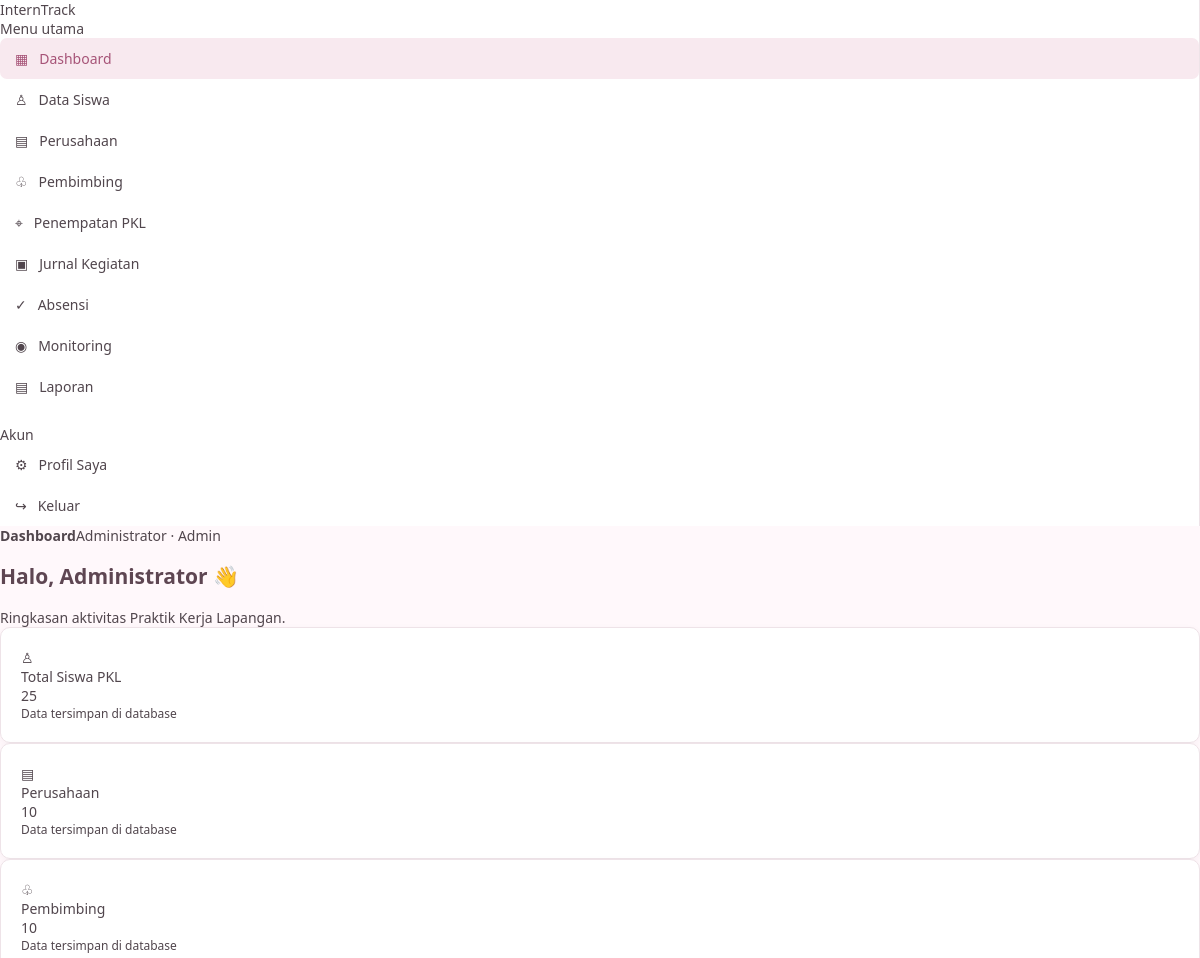
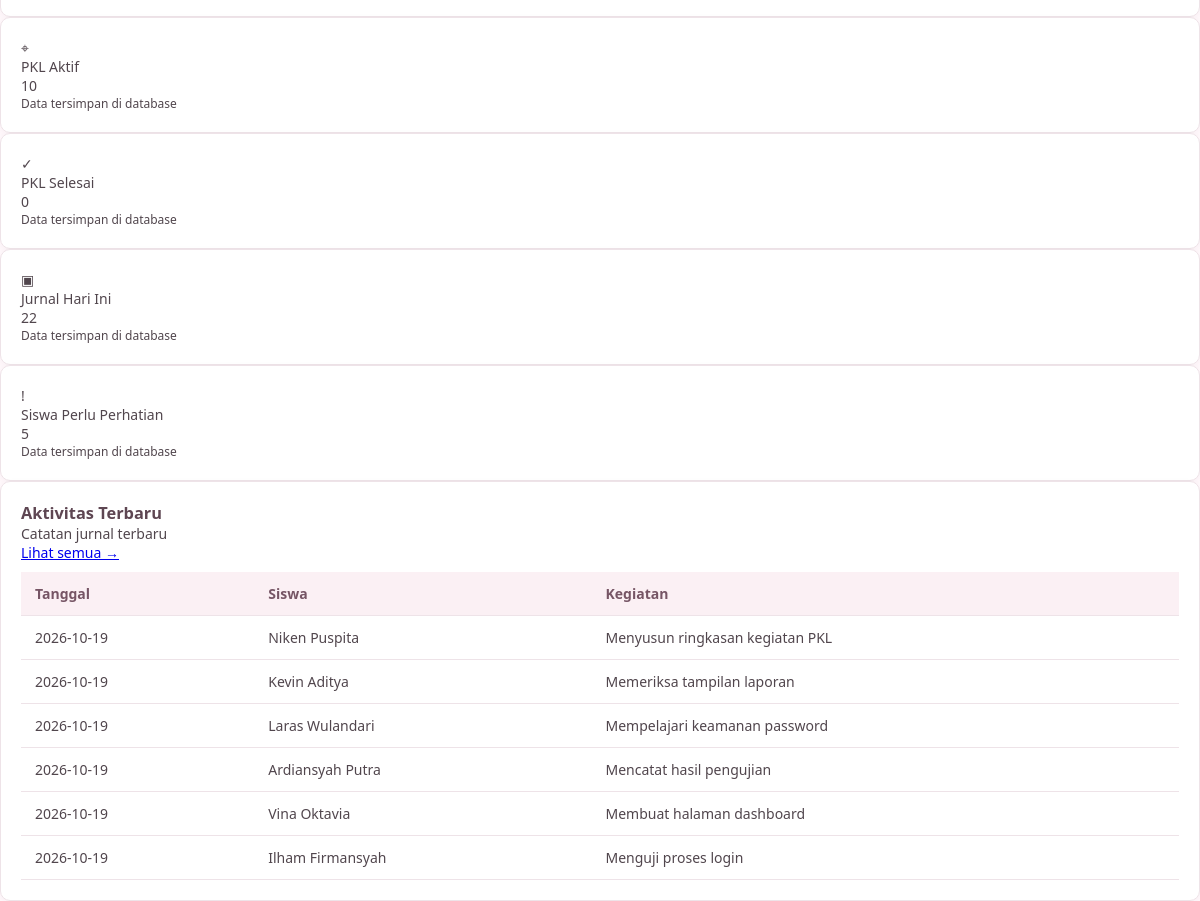
/dashboard.php (signed in), run on the app's committed database (2 pictures, top to bottom).
### tables this page shows
CREATE TABLE jurnal (
 id INT AUTO_INCREMENT PRIMARY KEY,
 siswa_id INT NOT NULL,
 tanggal DATE NOT NULL,
 kegiatan TEXT NOT NULL,
 hasil TEXT,
 kendala TEXT,
 created_at TIMESTAMP DEFAULT CURRENT_TIMESTAMP,
 CONSTRAINT fk_jurnal_siswa FOREIGN KEY (siswa_id) REFERENCES siswa(id) ON DELETE CASCADE,
 INDEX idx_jurnal_tanggal(tanggal)
);

CREATE TABLE siswa (
 id INT AUTO_INCREMENT PRIMARY KEY,
 nis VARCHAR(30) NOT NULL UNIQUE,
 nama VARCHAR(120) NOT NULL,
 kelas VARCHAR(30) DEFAULT '',
 jurusan VARCHAR(100) DEFAULT 'Rekayasa Perangkat Lunak',
 no_hp VARCHAR(25) DEFAULT '',
 created_at TIMESTAMP DEFAULT CURRENT_TIMESTAMP
);

### config/app.php (called while the page is built, shortened)
<?php
function e($value): string {
    return htmlspecialchars((string)($value ?? ''), ENT_QUOTES, 'UTF-8');
}
function current_user(): array { return $_SESSION['user'] ?? []; }

### dashboard.php (the view, shortened to what this page needs)
<?php
require_once __DIR__.'/config/app.php'; require_once __DIR__.'/config/koneksi.php';
require_login(); $pageTitle='Dashboard';
$role=current_user()['role'];
if($role==='admin'){
 $stats=[
 ['Total Siswa PKL',(int)$pdo->query("SELECT COUNT(*) FROM siswa")->fetchColumn(),'♙'],
 ['Perusahaan',(int)$pdo->query("SELECT COUNT(*) FROM perusahaan")->fetchColumn(),'▤'],
 ['Pembimbing',(int)$pdo->query("SELECT COUNT(*) FROM pembimbing")->fetchColumn(),'♧'],
 ['PKL Aktif',(int)$pdo->query("SELECT COUNT(*) FROM penempatan WHERE status='Aktif'")->fetchColumn(),'⌖'],
 ['PKL Selesai',(int)$pdo->query("SELECT COUNT(*) FROM penempatan WHERE status='Selesai'")->fetchColumn(),'✓'],
 ['Jurnal Hari Ini',(int)$pdo->query("SELECT COUNT(*) FROM jurnal WHERE tanggal=CURDATE()")->fetchColumn(),'▣'],
 ['Siswa Perlu Perhatian',(int)$pdo->query("SELECT COUNT(*) FROM (SELECT s.id, CASE WHEN COUNT(a.id)=0 THEN 0 ELSE SUM(a.status='Hadir')/COUNT(a.id)*100 END persen FROM siswa s LEFT JOIN absensi a ON a.siswa_id=s.id GROUP BY s.id HAVING persen<75) x")->fetchColumn(),'!']
 ];
 $recent=$pdo->query("SELECT j.tanggal,s.nama,j.kegiatan FROM jurnal j JOIN siswa s ON s.id=j.siswa_id ORDER BY j.tanggal DESC,j.id DESC LIMIT 6")->fetchAll();
}
include __DIR__.'/partials/header.php';
?>
<div class="page-head"><div><h1>Halo, <?=e(current_user()['nama'])?> 👋</h1><div class="muted">Ringkasan aktivitas Praktik Kerja Lapangan.</div></div></div>
<div class="grid"><?php foreach($stats as $s):?><div class="card"><span class="stat-icon"><?=$s[2]?></span><div class="stat-label"><?=e($s[0])?></div><div class="stat-value"><?=e($s[1])?></div><div class="muted" style="font-size:12px">Data tersimpan di database</div></div><?php endforeach;?></div>
<div class="card"><div class="page-head" style="margin-bottom:10px"><div><h3 style="margin:0">Aktivitas Terbaru</h3><span class="muted">Catatan jurnal terbaru</span></div><a href="<?= $role==='admin'?'jurnal.php':'jurnal.php' ?>">Lihat semua →</a></div><div class="table-wrap"><table><thead><tr><th>Tanggal</th><?php if($role==='admin'):?><th>Siswa</th><?php endif;?><th>Kegiatan</th></tr></thead><tbody><?php foreach($recent as $r):?><tr><td><?=e($r['tanggal'])?></td><?php if($role==='admin'):?><td><?=e($r['nama'])?></td><?php endif;?><td><?=e($r['kegiatan'])?></td></tr><?php endforeach;?><?php if(!$recent):?><tr><td colspan="3" class="empty">Belum ada aktivitas jurnal.</td></tr><?php endif;?></tbody></table></div></div>
<?php include __DIR__.'/partials/footer.php'; ?>

### partials/header.php (shortened to what this page needs)
<?php
require_once __DIR__ . '/../config/app.php';
$pageTitle = $pageTitle ?? 'Dashboard';
$role = current_user()['role'] ?? 'siswa';
$root = '/' . explode('/', trim($_SERVER['SCRIPT_NAME'], '/'))[0] . '/';
$nav = [
    ['Dashboard','dashboard.php','▦','all'],
    ['Data Siswa','admin/siswa.php','♙','admin'],
    ['Perusahaan','admin/perusahaan.php','▤','admin'],
    ['Pembimbing','admin/pembimbing.php','♧','admin'],
    ['Penempatan PKL','admin/penempatan.php','⌖','admin'],
    ['Jurnal Kegiatan','jurnal.php','▣','all'],
    ['Absensi','absensi.php','✓','all'],
    ['Monitoring','admin/monitoring.php','◉','admin'],
    ['Laporan','laporan/index.php','▤','admin'],
];
?>
<!doctype html><html lang="id"><head><link rel="stylesheet" href="<?=$root?>assets/style.css"></head><body>
<div class="layout"><aside class="sidebar"><div class="brand">Intern<span>Track</span></div><div class="nav-label">Menu utama</div>
<?php foreach($nav as $item): if($item[3]==='admin' && $role!=='admin') continue; ?>
<a class="nav-link <?=basename($_SERVER['PHP_SELF'])===basename($item[1])?'active':''?>" href="<?=e($root . $item[1])?>"><?=$item[2]?> &nbsp; <?=e($item[0])?></a>
<?php endforeach; ?><div class="nav-label" style="margin-top:18px">Akun</div><a class="nav-link" href="<?=$root?>profil.php">⚙ &nbsp; Profil Saya</a><a class="nav-link" href="<?=$root?>logout.php">↪ &nbsp; Keluar</a></aside>
<main class="main"><header class="topbar"><strong><?=e($pageTitle)?></strong><span class="muted"><?=e(current_user()['nama'] ?? 'Pengguna')?> · <?=e(ucfirst($role))?></span></header><section class="content">

### partials/footer.php (shortened to what this page needs)
</section></main></div></body></html>

### assets/style.css (style rules this page uses)
:root { --pink: #d98ba8; --pink-soft: #f8e9ef; --pink-light: #fff8fb; --purple: #b7a5cc; --text: #51464d; --muted: #887b83; --border: #eee3e8; --white: #ffffff; }
body { margin: 0; font-family: "Segoe UI", Arial, sans-serif; background: var(--pink-light); color: var(--text); font-size: 14px; }
.sidebar { background: #fff; border-right: 1px solid var(--border); }
.sidebar a { color: var(--text); padding: 11px 15px; display: block; text-decoration: none; border-radius: 7px; transition: background .2s ease; }
.sidebar a:hover, .sidebar a.active { background: var(--pink-soft); color: #a65377; }
.card { background: var(--white); border: 1px solid var(--border); border-radius: 10px; padding: 20px; box-shadow: 0 2px 7px rgba(100, 60, 80, .04); transition: transform .2s ease; }
table { width: 100%; border-collapse: collapse; background: white; }
th { background: #fbf0f4; color: #765565; font-weight: 600; text-align: left; }
th, td { padding: 12px 14px; border-bottom: 1px solid var(--border); }
h1, h2, h3 { color: #5e4652; font-weight: 600; }

### data on the page
jurnal: tanggal "2026-10-19", siswa.nama "Niken Puspita", kegiatan "Menyusun ringkasan kegiatan PKL"
jurnal: tanggal "2026-10-19", siswa.nama "Kevin Aditya", kegiatan "Memeriksa tampilan laporan"
jurnal: tanggal "2026-10-19", siswa.nama "Laras Wulandari", kegiatan "Mempelajari keamanan password"
jurnal: tanggal "2026-10-19", siswa.nama "Ardiansyah Putra", kegiatan "Mencatat hasil pengujian"
jurnal: tanggal "2026-10-19", siswa.nama "Vina Oktavia", kegiatan "Membuat halaman dashboard"
jurnal: tanggal "2026-10-19", siswa.nama "Ilham Firmansyah", kegiatan "Menguji proses login"

### other printed values
$item[2] "▦"
$item[0] "Dashboard"
$item[2] "♙"
$item[0] "Data Siswa"
$item[2] "▤"
$item[0] "Perusahaan"
$item[2] "♧"
$item[0] "Pembimbing"
$item[2] "⌖"
$item[0] "Penempatan PKL"
$item[2] "▣"
$item[0] "Jurnal Kegiatan"
$item[2] "✓"
$item[0] "Absensi"
$item[2] "◉"
